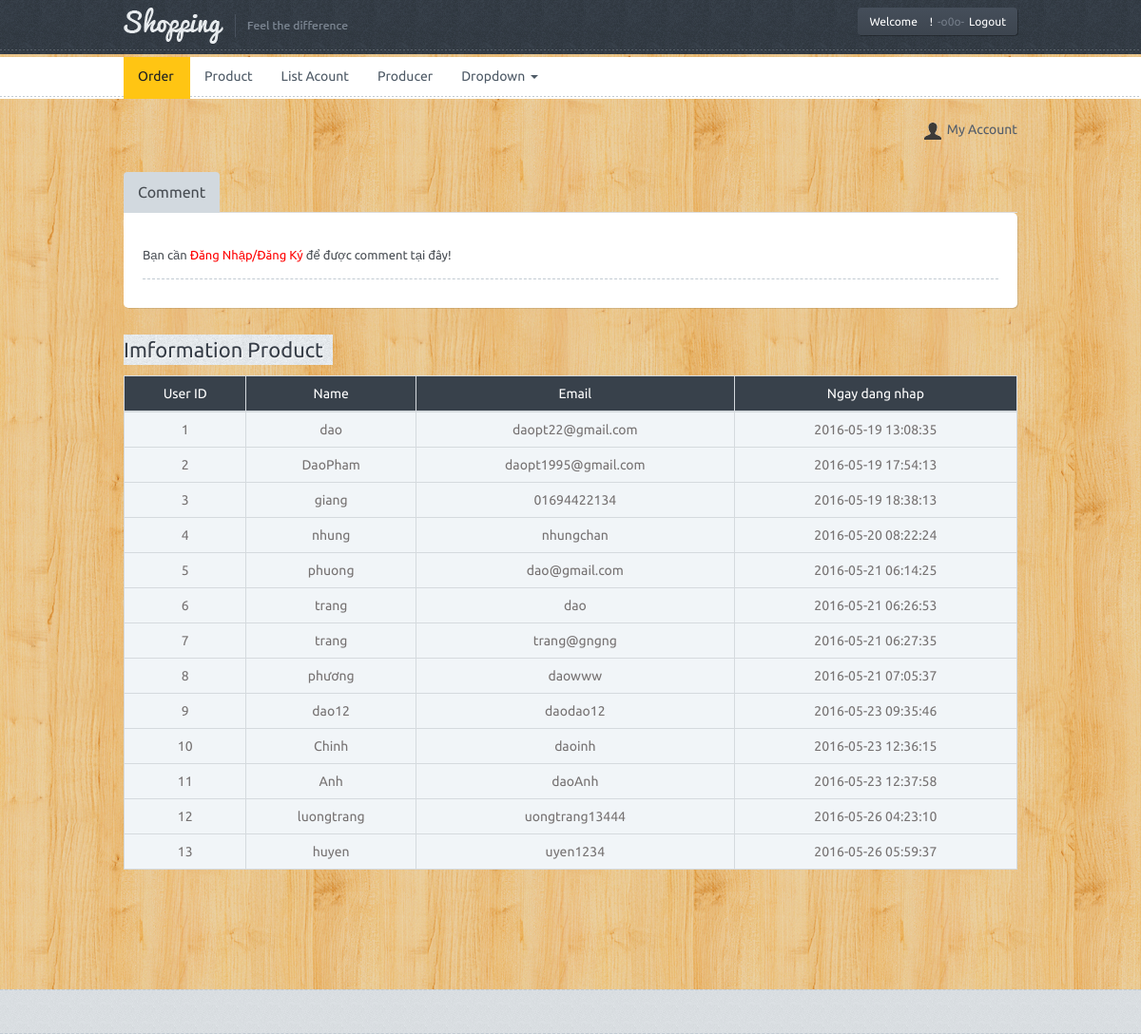
The app's page /admin.php?dieuhuong=user with its own data.
### tables this page shows
CREATE TABLE `User` (
  `userid` int(11) NOT NULL,
  `username` varchar(30) DEFAULT NULL,
  `email` varchar(100) DEFAULT NULL,
  `timstamp` timestamp NOT NULL DEFAULT CURRENT_TIMESTAMP,
  `password` varchar(100) DEFAULT NULL
);

### user.php (the view, shortened to what this page needs)
<div class="container">
					<div class="tab-review">
					<ul id="myTab" class="nav nav-tabs shop-tab">
						<li class=""><a href="#rev" data-toggle="tab">Comment</a></li>
					</ul>
					<div id="myTabContent" class="tab-content shop-tab-ct">
						<div class="tab-pane fade active in" id="rev">
<?
	if(!isset($_SESSION['admin'])){
?>
			<p class="dash">
				<span>Bạn cần <span style="color: red;">Đăng Nhập/Đăng Ký</span> để được comment tại đây!</span>
			</p>
<?
}
?>
						</div>
					</div>
				</div>
		<div class="title-bg">
			<div class="title">Imformation Product</div>
		</div>
<?
	$sql= "SELECT * FROM User";
	$kq=mysql_query($sql);
	if(mysql_num_rows($kq)==0){
?>
	<p>Chưa có tai khoan nào!</p>
<?
	}else{
?>
		<div class="table-responsive">
			<table class="table table-bordered chart">
				<thead>
					<tr>
						<th>User ID</th>
						<th>Name</th>
						<th>Email</th>
						<th>Ngay dang nhap</th>
					</tr>
				</thead>
				<tbody>
<?
		$kq=mysql_query($sql) or die(mysql_error());
		while($rowsanpham=mysql_fetch_array($kq)){
?>
		<section>
					<tr>
						<td><?=$rowsanpham['userid']?></td>
						<td><?=$rowsanpham['username']?></td>
						<td><?=$rowsanpham['email']?></td>
						<td><?=$rowsanpham['timstamp']?></td>
					</tr>
		</section>
<?
	}
}
?>
				</tbody>
			</table>
		</div>
		<div class="row">
			<div class="col-md-6">
			</div>
			<div class="col-md-3 col-md-offset-3">
			</div>
		</div>
		<div class="spacer"></div>
	</div>

### admin.php (shortened to what this page needs)
<!DOCTYPE html>
<html >
<head>
	<link href='font-awesome.css' rel="stylesheet" type="text/css">
    <link href="bootstrap.min.css" rel="stylesheet">
	<link rel="stylesheet" href="style.css" />
	<link rel="stylesheet" href="owl.carousel.css" />
	<link rel="stylesheet" href="owl.transitions.css" />
  </head>
<body>
  <div id="wrapper">
	<div class="header">
		<div class="container">
			<div class="row">
				<div class="col-xs-6 col-md-4 main-logo">
					<a href="index.html"><img src="images/logo.png" alt="logo" class="logo img-responsive" /></a>
				</div>
				<div class="col-md-8">
					<div class="pushright">
						<div class="top">
							<a id="reg" class="btn btn-default btn-dark">Welcome <span style="color:red;font-weight:600;"><?php echo $_SESSION['admin']; ?></span>!<span>-o0o-</span>Logout</a>
						</div>
					</div>
				</div>
			</div>
		</div>
		<div class="dashed"></div>
	</div>
	<div class="main-nav">
		<div class="navbar navbar-default navbar-static-top">
			<div class="container">
				<div class="row">
					<div class="col-md-10">
						<div class="navbar-collapse collapse">
							<ul class="nav navbar-nav">
								<li><a href="?dieuhuong=adminorder" class="active">Order</a><div class="curve"></div></li>
								<li><a href="?dieuhuong=adminproduct">Product</a></li>
								<li><a href="?dieuhuong=user">List Acount</a></li>
								<li><a href="?dieuhuong=producer">Producer</a></li>
								<li class="dropdown">
									<a class="dropdown-toggle" data-toggle="dropdown">Dropdown <b class="caret"></b></a>
								</li>
							</ul>
						</div>
					</div>
				</div>
			</div>
		</div>
	</div>
	<div class="container">
		<ul class="small-menu">
			<li><a  class="myacc">My Account</a></li>
		</ul>
		<div class="clearfix"></div>
		<div class="lines"></div>
	</div>
<article>
	<?php include"navigate.php";?>
</article>
<br><br><br>
	<div class="f-widget">
		<div class="container">
			<div class="spacer"></div>
		</div>
	</div>
	</div>
  </body>
</html>

### navigate.php (shortened to what this page needs)
<?php
	if(isset($_GET['dieuhuong']))
		$dieuhuong=$_GET['dieuhuong'];
	switch($dieuhuong){
		case"user":
			include"user.php";
			break;
	}
?>

### style.css (style rules this page uses)
html,body { background:url(images/body-bg-22.jpg) repeat; font-family:'Ubuntu', railway, arial, sans-serif; margin:0; padding:0; font-size:14px; }
#wrapper { padding:0; margin:0; overflow:hidden; width:100%; height:auto; }
.container { max-width:980px; padding:0 20px; }
.spacer { height:45px; width:100%; }
.header { background:url(images/header-bg.png); width:100%; }
.logo { padding:2px 0 0 0; }
.dashed { height:1px; width:100%; padding:2px 0 3px 0; background:url(images/dashed.png) repeat-x; }
.main-nav { width:100%; }
.navbar-default { color: #fff; background: url(images/menu-bg.png)repeat-x; border:none; margin-bottom:0; min-height:45px; margin-top:3px; z-index:3; }
.navbar-default .navbar-collapse, .navbar-default .navbar-form { background:none !important; }
.navbar-default .navbar-nav > li > a { color:#4e5a66; padding-top: 10px; padding-bottom: 14px; background: url(images/menudash.png) bottom right no-repeat; }
.navbar-default .navbar-nav > li > a.active { background: url('images/noise.png') repeat scroll 0% 0% #FFC513; color:#1c1f23; }
.curve { background: url('images/home-active.png')no-repeat; width:70px; height:10px; }
.small-menu { padding:12px 0 0 0; margin:0; list-style:none; float:right; min-height:45px; }
.small-menu li { display:inline-block; margin-left:15px; }
.small-menu li a { color:#535d6a; }
.myacc, .mycheck, .myshop { display:block; text-indent:27px; line-height:21px; }
.myacc { background:url(images/my-account-hover-icon.png) no-repeat; }
.lines { height:2px; width:100%; background:url(images/lines.png) repeat-x scroll 0 0px transparent; }
.title-bg { max-width:100%; height:6px; background: url(images/shizzle.png) repeat-x; position:relative; margin-top:45px; margin-bottom:20px; }
.title-bg > div { display:inline-block; position:absolute; background: url(images/bodybg.png); }
.title { font-size:22px; color:#363d47; text-shadow:1px 1px 1px #FFF; font-weight:normal; top: -17px; padding-right:10px; }
.chart { border-color:#d5dade !important; background:#f1f5f8 !important; }
.chart th { text-align:center; font-weight:400; color:#ffffff; background:#38414b; border-color:#d5dade !important; }
.chart td { text-align:center; font-weight:400; color:#767272; border-color:#d5dade !important; }
.f-widget { width:100%; background:url(images/f-bg.png); height:auto !important; border-top:1px dashed #c2cbd3; border-bottom:1px dashed #c2cbd3; max-width:100%; }
.btn-dark { border:none; color:#ffffff; box-shadow:1px 1px 0px rgba(0,0,0, .3); -moz-box-shadow:1px 1px 0px rgba(0,0,0, .3); -webkit-box-shadow:1px 1px 0px rgba(0,0,0, .3); -o-box-shadow:1px 1px 0px rgba(0,0,0, .3); background:#3d454f; background: -webkit-gradient(linear, 0% 0%, 0% 100%, from(#454e5a), to(#3d454f)); background: -webkit-linear-gradient(top, #454e5a, #3d454f); background: -moz-linear-gradient(top, #454e5a, #3d454f); background: -ms-linear-gradient(top, #454e5a, #3d454f); background: -o-linear-gradient(top, #454e5a, #3d454f); }
.pushright { float:right; display:block; }
.top .btn-dark { margin-top:8px; margin-bottom:5px; display:inline-block; font-size:12px !important; }
.top .btn-dark span { color:#747d89; margin:0 5px; }
.shop-tab li a { background:#D2D9DF; color: #474C52; border:none; font-size: 16px; }
.shop-tab li { margin-left:10px; }
.shop-tab li:first-child { margin-left:0; }
.shop-tab-ct { background:#ffffff; box-shadow:1px 1px 0px rgba(0,0,0, .1); padding:20px; border-radius:0 5px 5px 5px; }
.shop-tab-ct p { color: #798086 !important; font-size: 13px !important; line-height:1.5em; padding:15px 0; }
.shop-tab-ct p span { color: #474C52; }
.dash { border-bottom: 1px dashed #C2CBD3; }
.tab-review { margin:20px 0; }

### records on screen
user: userid "1", username "dao", email "daopt22@gmail.com", timstamp "2016-05-19 13:08:35"
user: userid "2", username "DaoPham", email "daopt1995@gmail.com", timstamp "2016-05-19 17:54:13"
user: userid "3", username "giang", email "01694422134", timstamp "2016-05-19 18:38:13"
user: userid "4", username "nhung", email "nhungchan", timstamp "2016-05-20 08:22:24"
user: userid "5", username "phuong", email "dao@gmail.com", timstamp "2016-05-21 06:14:25"
user: userid "6", username "trang", email "dao", timstamp "2016-05-21 06:26:53"
user: userid "7", username "trang", email "trang@gngng", timstamp "2016-05-21 06:27:35"
user: userid "8", username "phương", email "daowww", timstamp "2016-05-21 07:05:37"
user: userid "9", username "dao12", email "daodao12", timstamp "2016-05-23 09:35:46"
user: userid "10", username "Chinh", email "daoinh", timstamp "2016-05-23 12:36:15"
user: userid "11", username "Anh", email "daoAnh", timstamp "2016-05-23 12:37:58"
user: userid "12", username "luongtrang", email "uongtrang13444", timstamp "2016-05-26 04:23:10"
user: userid "13", username "huyen", email "uyen1234", timstamp "2016-05-26 05:59:37"
